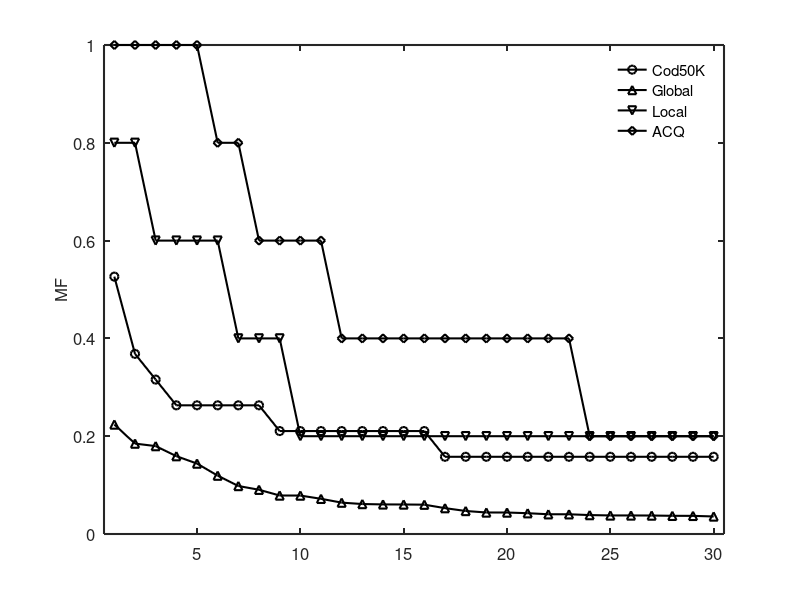

The MATLAB script that drew this image:
set(gcf,'color',[1, 1, 1]);
set(gcf,'unit','centimeters','position',[10 5 9 6]);

x=[1 2 3 4 5 6 7 8 9 10 11 12 13 14 15 16 17 18 19 20 21 22 23 24 25 26 27 28 29 30];
y1 = [0.5263157894736842 0.3684210526315789 0.3157894736842105 0.2631578947368421 0.2631578947368421 0.2631578947368421 0.2631578947368421 0.2631578947368421 0.21052631578947367 0.21052631578947367 0.21052631578947367 0.21052631578947367 0.21052631578947367 0.21052631578947367 0.21052631578947367 0.21052631578947367 0.15789473684210525 0.15789473684210525 0.15789473684210525 0.15789473684210525 0.15789473684210525 0.15789473684210525 0.15789473684210525 0.15789473684210525 0.15789473684210525 0.15789473684210525 0.15789473684210525 0.15789473684210525 0.15789473684210525 0.15789473684210525];
y2 = [0.2238996875720786 0.1848846393100026 0.17978467868384204 0.15921243001824242 0.14404068785398597 0.11936330870721007 0.09815269128347068 0.09048294693384962 0.07872205098096775 0.07864516715243268 0.07196792313480997 0.06415140056707648 0.061297379659334746 0.06050757305711071 0.06035147558705463 0.05996705644437921 0.05290073365810927 0.0470738713803443 0.04399385861296914 0.043935613288321344 0.04252840624483073 0.040382648484806126 0.04034071185105972 0.03870518313494976 0.03795498335348622 0.03793867466258483 0.037782577192528755 0.03720245375903676 0.03709761217467074 0.03585815166616576 0.035394518881969345 0.03444861480968923 0.0340012907163942 0.033386220088113525 0.033272059251803855 0.03306237608307181 0.03262903086769225 0.03260107311186131 0.032489242088537554 0.03220267509127042 0.03210948257183396 0.031585274650003846 0.031331325034539476 0.03126842008391986 0.030793138234793894 0.03005691733124582 0.029285749232909074 0.028749892246149402 0.02805560797634774 0.0270654374573353];
y3 = [0.8 0.8 0.6 0.6 0.6 0.6 0.4 0.4 0.4 0.2 0.2 0.2 0.2 0.2 0.2 0.2 0.2 0.2 0.2 0.2 0.2 0.2 0.2 0.2 0.2 0.2 0.2 0.2 0.2 0.2 0.2 0.2 0.2 0.2 0.2 0.2 0.2 0.2 0.2 0.2 0.2 0.2 0.2 0.2 0.2 0.2 0.2 0.2 0.2 0.2 ];
y4 = [1.0 1.0 1.0 1.0 1.0 0.8 0.8 0.6 0.6 0.6 0.6 0.4 0.4 0.4 0.4 0.4 0.4 0.4 0.4 0.4 0.4 0.4 0.4 0.2 0.2 0.2 0.2 0.2 0.2 0.2 0.2 0.2 0.2 0.2 0.2 0.2 0.2 0.2 0.2 0.2 0.2 0.2 0.2 0.2 0.2 0.2 0.2 0.2 0.2 0.2 ];

p1= plot(x, y1(1:30), '-ko');
hold on;
p2 = plot(x, y2(1:30), '-k^');
hold on;
p3 = plot(x, y3(1:30), '-kv');
hold on;
p4 = plot(x, y4(1:30), '-kd');

ylabel('MF');

axis([0.5 30.5 0.0 1.0]);

%set(gca, 'xtick', 1:5, 'XTickLabel', {'4','5','6','7','8'});
leg=legend('Cod50K','Global','Local','ACQ');
set(leg,'edgecolor','white');

set(gca, 'FontSize', 12);
set(get(gca, 'XLabel'), 'FontSize',12);
set(get(gca, 'YLabel'), 'FontSize',12);
set(findall(gcf,'type','line'),'linewidth',1.5);
set(gca, 'LineWidth', 1.5);
